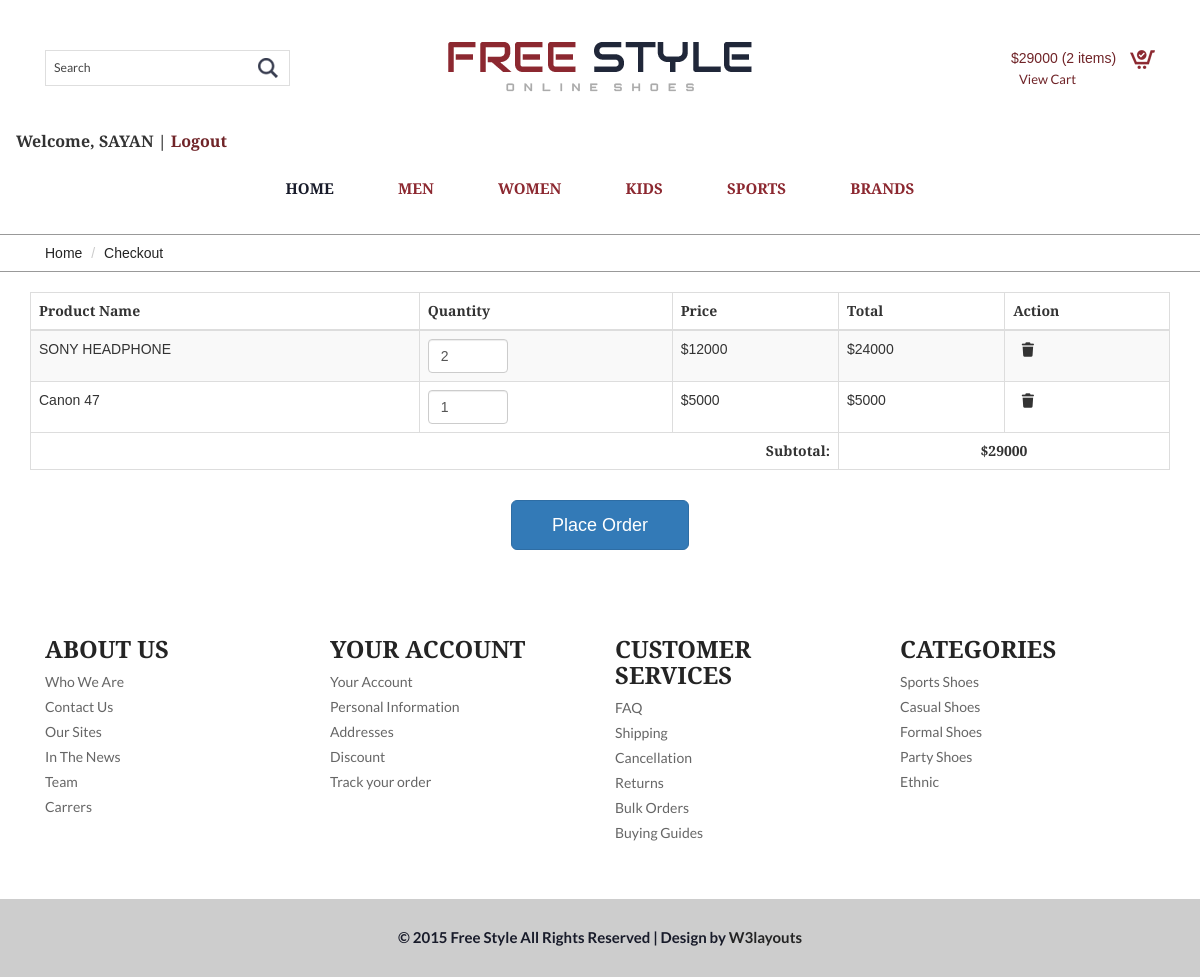
/cart.php (signed in), run on the app's committed database.
### tables this page shows
CREATE TABLE `cart` (
  `cart_id` int(11) NOT NULL,
  `product_id` int(255) NOT NULL,
  `user_id` int(255) NOT NULL,
  `qty` int(255) NOT NULL,
  `price` varchar(255) NOT NULL
);

CREATE TABLE `product` (
  `id` int(11) NOT NULL,
  `category_id` int(11) DEFAULT NULL,
  `name` varchar(100) NOT NULL,
  `image` varchar(100) NOT NULL,
  `price` varchar(100) NOT NULL,
  `description` text NOT NULL,
  `deleted_at` timestamp NULL DEFAULT current_timestamp() ON UPDATE current_timestamp()
);

### cart.php (the view, shortened to what this page needs)
<!DOCTYPE html>
<html>
<?php include("inc/head.php"); ?>
<body>
    <?php include("inc/header.php"); ?>
    <div class="breadcrumbs">
        <div class="container">
            <div class="breadcrumbs-main">
                <ol class="breadcrumb">
                    <li><a href="index.php">Home</a></li>
                    <li class="active">Checkout</li>
                </ol>
            </div>
        </div>
    </div>
    <?php
    include("admin/database/db.php");
    $userID = $_SESSION['user_id'];
    $select = "SELECT cart.cart_id, cart.price, cart.qty, product.name as product_name
                FROM cart
                INNER JOIN product
                ON cart.product_id=product.id
                WHERE cart.user_id='$userID'
            ";
    $result = $db->query($select);
    $subtotal = 0;
    $resultForSubtotal = $db->query($select);
    while ($row = $resultForSubtotal->fetch_assoc()) {
        $subtotal += $row['price'] * $row['qty'];
    }
    ?>
    <div class="container" style="margin-top: 20px;">
        <div id="tableContainer">
            <table class="table table-bordered table-striped">
                <thead>
                    <tr>
                        <th>Product Name</th>
                        <th>Quantity</th>
                        <th>Price</th>
                        <th>Total</th>
                        <th>Action</th>
                    </tr>
                </thead>
                <tbody>
                    <?php
                    while ($row = $result->fetch_assoc()) {
                    ?>
                        <tr>
                            <td> <?php echo $row['product_name']; ?> </td>
                            <td>
                                <form id="form<?php echo $row['cart_id']; ?>">
                                    <input
                                        type="number"
                                        class="form-control"
                                        name="qty"
                                        value="<?php echo $row['qty']; ?>"
                                        min="1"
                                        style="width: 80px; display: inline-block;"
                                        id="qty<?php echo $row['cart_id']; ?>"
                                        oninput="cartUpdate(<?php echo $row['cart_id']; ?>)" />
                                </form>
                            </td>
                            <td>$<?php echo $row['price']; ?></td>
                            <td>$<?php echo $row['price'] * $row['qty']; ?></td>
                            <td>
                                <button class="delete_btn" onclick="deleteCart(<?php echo $row['cart_id']; ?>)">
                                    <i class="fa-solid fa-trash"></i>
                                </button>
                            </td>
                        </tr>
                    <?php } ?>
                </tbody>
                <tfoot>
                    <tr>
                        <td colspan="3" style="text-align: right; font-weight: bold;">Subtotal:</td>
                        <td colspan="2" style="font-weight: bold; text-align:center;">
                            $<?php echo $subtotal; ?>
                        </td>
                    </tr>
                </tfoot>
            </table>
        </div>
        <?php
        if ($result->num_rows > 0) {
        ?>
            <div class="text-center" style="margin-top: 30px; margin-bottom: 30px;">
                <a href="checkout.php" class="btn btn-primary btn-lg" style="padding: 12px 40px; font-size: 18px;">
                    Place Order
                </a>
            </div>
        <?php
        }
        ?>
    </div>
    <?php include("inc/footer.php"); ?>
</body>
</html>

### css/style.css (style rules this page uses)
body { background:#fff; font-family: 'Alegreya Sans SC', sans-serif; }
.breadcrumbs { border-top: 1px solid #999; border-bottom: 1px solid #999; margin-top: 1em; }
ol.breadcrumb { margin: 0; }
.breadcrumb li a { color:#242424; }
.breadcrumb > .active { color: #242424; }
.breadcrumb { background: none; }

### css/custom.css (style rules this page uses)
.delete_btn { outline: none; border: none; background: transparent; }

### data on the page
cart: product.name "SONY HEADPHONE", qty "2", price "12000", $row['price'] * $row['qty'] "24000"
cart: product.name "Canon 47", qty "1", price "5000", $row['price']*$row['qty'] "5000"

### other printed values
$cart_total "29000"
$cart_count "2"
$_SESSION['user_name'] "SAYAN"
$subtotal "29000"
